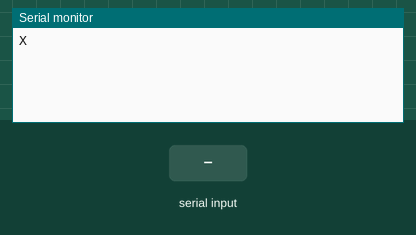
Recording of a sketch running on a simulated Arduino Uno, built with avr-gcc and run on an emulated ATmega328P. Parts: the last lines printed to the serial monitor. The test bench sets the inputs (shaded band).

Above: at 1.2 s.
1.3 s: byte 13 (13) received over Serial
At 3.4 s:
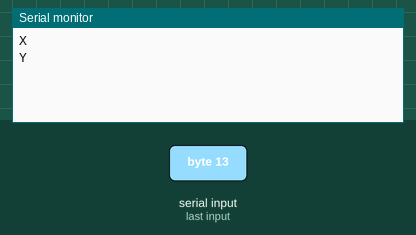
3.8 s: byte 13 (13) received over Serial
At 5.3 s:
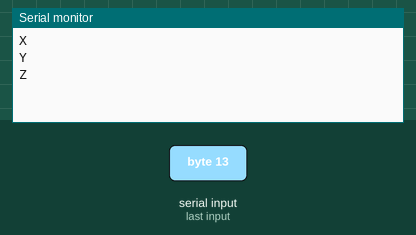

The sketch:

receivelora.ino
```cpp
String cmd = "";
String trigger = "X";
String temp = trigger;
void setup() {
 Serial.begin(9600);
 Serial.println(trigger);
}

void loop() {
  if (Serial.available()){
    char SerialInByte;
    SerialInByte = Serial.read();
    if (temp==trigger){
          if(SerialInByte==13) //carriage return \n
         {
                //Serial.print("Received message : ");
                Serial.println(cmd);
                cmd = "";
//                delay(250);
//                LowPower.powerDown(SLEEP_250MS, ADC_OFF, BOD_OFF);
                if(trigger=="X"){
                  trigger = "Y";
                  delay(1000);
                  Serial.println(trigger);
                  }
                else if(trigger=="Y"){
                  trigger = "Z";
                  delay(1000);
                  Serial.println(trigger);
                  }
                else if(trigger=="Z"){
                  trigger = "X";
                  delay(1000);
                  Serial.println(trigger);
                  }


         }
         else
         {
          cmd += String(SerialInByte);
         }
      }
    temp = trigger;
  }
}
```

Measured:
- after the input at 1.3 s, the serial monitor: prints a new line after 1.0 s (image 1)
- after the input at 3.8 s, the serial monitor: prints a new line after 1.0 s (image 2)
